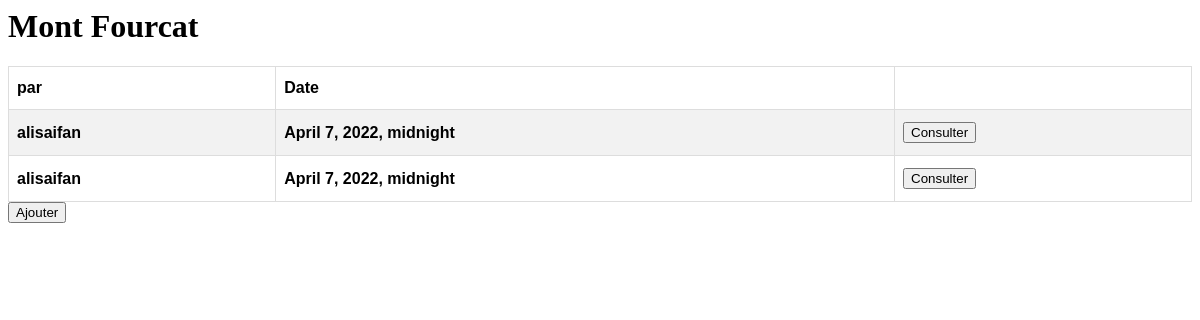
Page /polls/1/ on the earlier database version.
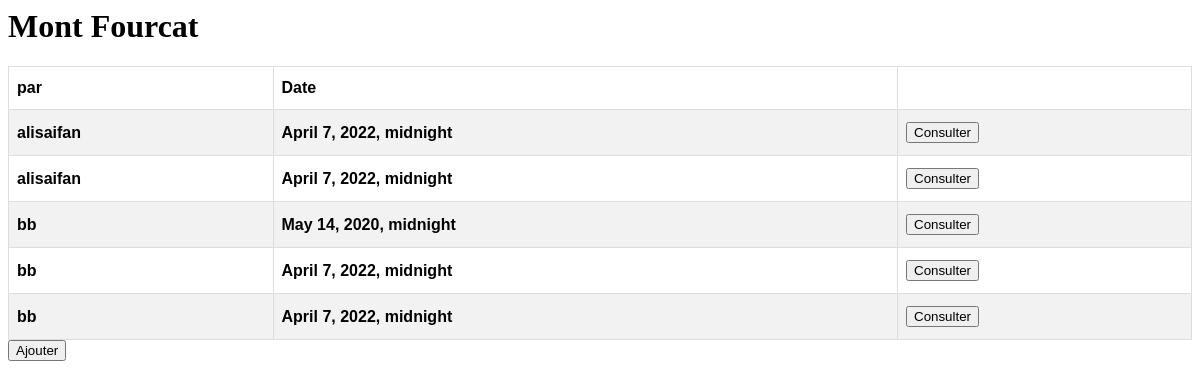
Same page on the later database version.
### polls/models.py (models this page shows, shortened)
class Itineraire(models.Model):
    titre = models.CharField(max_length=200)
    point_de_depart = models.CharField(max_length=200)
    description = models.TextField(default="")
    altitude_de_depart =  models.IntegerField('altitude (m)')
    altitude_min = models.IntegerField('altitude (m)')
    altitude_max = models.IntegerField('altitude (m)')
    denivele_positif_cumule = models.FloatField(default=0)
    denivele_negatif_cumule = models.FloatField(default=0)
    duree_estimee = models.FloatField('Duree estimee (h)')
    difficulte_estimee = models.IntegerField('Difficulte')

class sortie(models.Model):
    utilisateur = models.CharField(max_length=200)
    itineraire = models.ForeignKey('Itineraire', on_delete=models.CASCADE)
    date_de_sortie = models.DateTimeField('date de sortie')
    duree_reelle = models.FloatField('Duree reelle (h)')
    nombre_de_personne = models.IntegerField('le nombre de personnes ayant participe à la sortie')
    experience = models.CharField(max_length=200)
    meteo = models.CharField(max_length=200)
    difficulte = models.IntegerField('la difficulté ressentie')
    commentaire= models.TextField(default="");

### polls/views.py (the view)
# urls.py: path('<int:Itineraire_id>/', views.Itineraire_DetailView, name='Itineraire_DetailView'),
def Itineraire_DetailView(request, Itineraire_id):
    if request.method == 'POST':
        form = SearchForm(request.POST)
        if form.is_valid():
            utilisateur=request.user.username
            Date = form.cleaned_data['Date']
            Duree_reelle = form.cleaned_data['Duree_reelle']
            Nb_participants = form.cleaned_data['Nb_participants']
            Type_randonneurs = form.cleaned_data['Type_randonneurs']
            Meteo = form.cleaned_data['Meteo']
            Itineraire_ = get_object_or_404(Itineraire, pk=Itineraire_id)
            Difficulte_ressentie = form.cleaned_data['Difficulte_ressentie']
            commentaire = form.cleaned_data['commentaire']
            ins = sortie(utilisateur=utilisateur,itineraire=Itineraire_,date_de_sortie=Date,duree_reelle=Duree_reelle,nombre_de_personne=Nb_participants,experience=Type_randonneurs,meteo=Meteo,difficulte=Difficulte_ressentie,commentaire=commentaire)
            ins.save()
        else:
            Itineraire_ = get_list_or_404(Itineraire)
    else:
        form = SearchForm()
    try:
        Itineraire_ = get_object_or_404(Itineraire, pk=Itineraire_id)
    except Itineraire.DoesNotExist:
        raise Http404("Itineraire does not exist")
    sortie_list = sortie.objects.filter(itineraire=Itineraire_)
    return render(request, 'polls/Itineraire_Detail.html', {'Itineraire': Itineraire_ , 'form': form, 'sortie_list': sortie_list})

### polls/forms.py
class SearchForm(forms.Form):
    Date = forms.DateTimeField()
    Duree_reelle = forms.CharField(label='Duree reelle', max_length=100, required=False)
    Nb_participants = forms.IntegerField(label='Nb participants',required=False)
    Type_randonneurs = forms.CharField(max_length=100, required=False)
    Meteo = forms.CharField(max_length=100, required=False)
    Difficulte_ressentie = forms.IntegerField(required=False)
    commentaire =forms.CharField()

### polls/templates/polls/Itineraire_Detail.html (shortened to what this page needs)
{% load static %}
<link rel="stylesheet" type="text/css" href="{% static 'polls/style.css' %}">
{% block content %}
<div>
<h1 >{{ Itineraire.titre }}</h1>
</div>
<table id="customers">
    <tr>
        <th>par</th>
        <th>Date</th>
        <th></th>
      </tr>
{% for sortie in sortie_list %}
<tr>
    <th>{{ sortie.utilisateur }}</th>
    <th>{{ sortie.date_de_sortie }}</th>
    {% if user.username == sortie.utilisateur %}
    <th><a href="{% url 'polls:Consulter' sortie.id %}"><input type="button" value="Modifier"></a></th>
    {% else %}
    <th><a href="{% url 'polls:Consulter' sortie.id %}"><input type="button" value="Consulter"></a></th>
    {% endif %}
  </tr>{% endfor %}
</table>
<a href="{% url 'polls:Ajouter_une_Sortie' Itineraire.id %}"><input type="button" value="Ajouter" ></a>
{% endblock content %}

### polls/static/polls/style.css (style rules this page uses)
#customers { font-family: Arial, Helvetica, sans-serif; border-collapse: collapse; width: 100%; }
#customers td, #customers th { border: 1px solid #ddd; padding: 8px; }
#customers tr:nth-child(even) { background-color: #f2f2f2; }
#customers th { padding-top: 12px; padding-bottom: 12px; text-align: left; }

Differences in the rows shown:
added sortie: utilisateur "bb", date_de_sortie "May 14, 2020, midnight"
added sortie: utilisateur "bb", date_de_sortie "April 7, 2022, midnight"
added sortie: utilisateur "bb", date_de_sortie "April 7, 2022, midnight"
